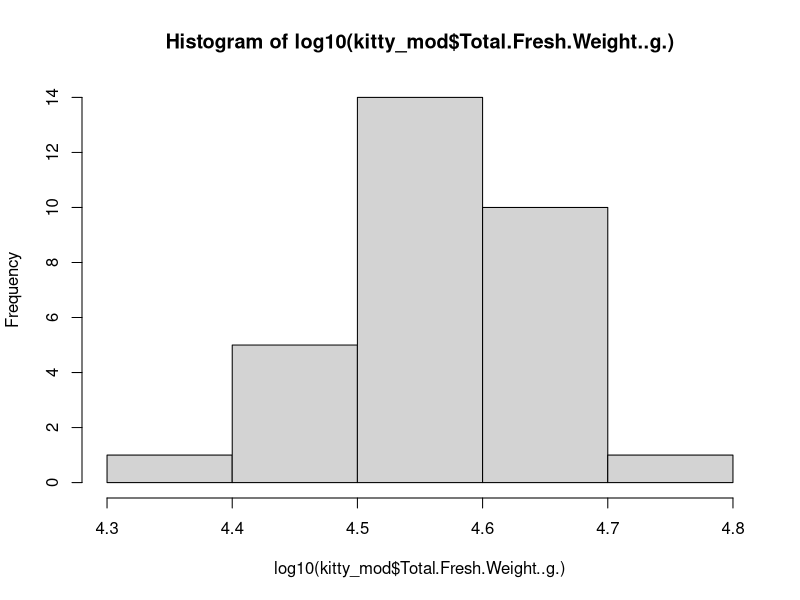
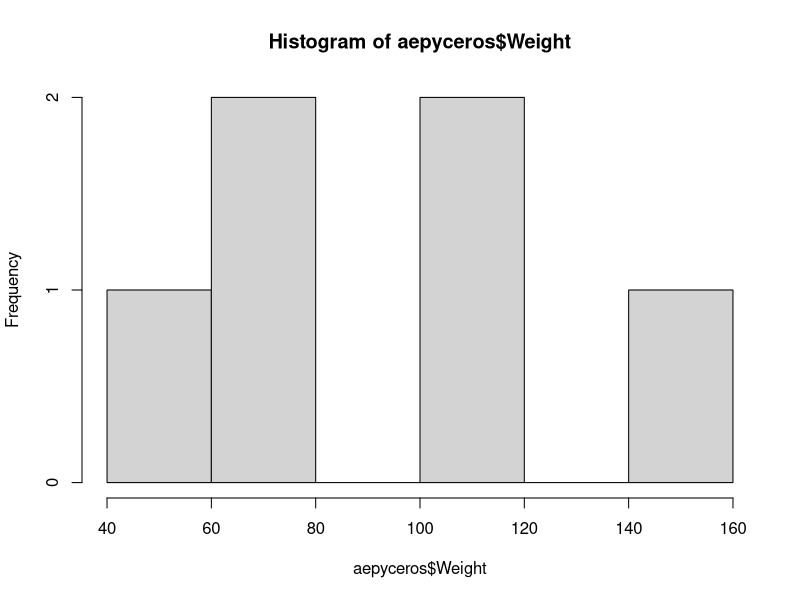
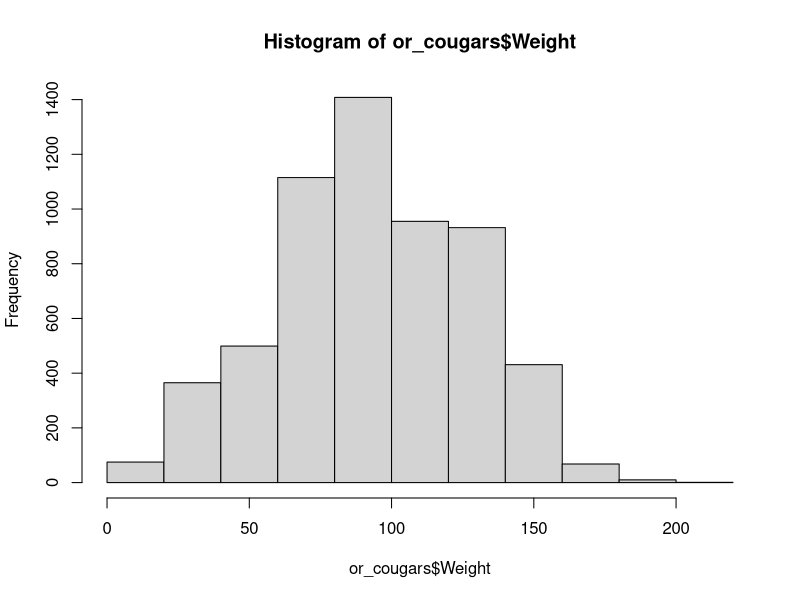

Write R code to recreate these figures, in order. (Note: this script raises an error after producing the figures.)
kitty_zoo <- read.csv("MayaDeerMetrics_Cantryll_Emeryedits.csv", header = TRUE)
kitty_mod <- read.csv("EAP Florida Modern Deer Measurements_FORFUTRES_1_23_2020.csv", header = TRUE)
aepyceros <- read.csv("Extant Aepyceros database_updated 11_2016.csv", header = TRUE)
or_cougars <- read.csv("1987-2019 Cougar Weight-Length Public Request.csv", header = TRUE)
ray_horse <- read.csv("00_ExtantEquus_9_22_2019.csv", header = TRUE)
helena_horse <- read.csv("Horse data_Helena.csv", header = TRUE)
spermophilus <- read.csv("biogeo.csv", header = TRUE)
vert_deer <- read.csv("ODOVIRGCLEAN.csv", header = TRUE)

hist(log10(kitty_mod$Total.Fresh.Weight..g.))
hist(aepyceros$Weight)
hist(or_cougars$Weight) #in lbs
hist(spermophilus$body.mass.g)
hist(log10(vert_deer$X1st_body_mass))

plot(kitty_mod$Weight.of.viscera..g. ~ kitty_mod$Total.Fresh.Weight..g.)
plot(kitty_mod$Total.bone.weight..g. ~ kitty_mod$Total.Fresh.Weight..g.)
plot(kitty_mod$Skin.weight..g. ~ kitty_mod$Total.Fresh.Weight..g.)

